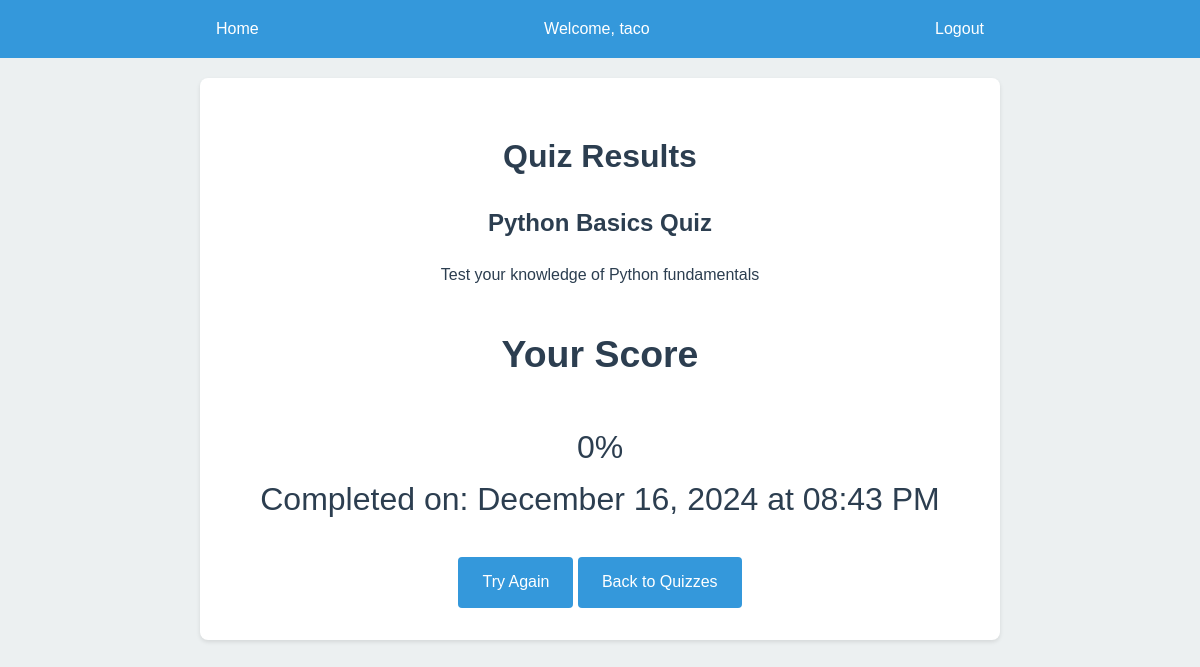
Page /results/1 (signed in) on the committed database.
### tables this page shows
CREATE TABLE quizzes (
    id INTEGER PRIMARY KEY AUTOINCREMENT,
    title TEXT NOT NULL,
    description TEXT,
    time_limit INTEGER,  -- in minutes
    created_at TIMESTAMP DEFAULT CURRENT_TIMESTAMP
);

### app.py (the view)
@app.route('/results/<int:quiz_id>')
@login_required
def results(quiz_id):
    print('results')
    conn = get_db_connection()
    quiz = Quiz.get_by_id(conn, quiz_id)
    user_id = session['user_id']
    conn.close()
    result = {
        'score': session.get('score', 0),
        'completed_at': datetime.now()
    }
    return render_template('result.html', result=result, quiz=quiz)

### app.py (called while the page is built)
def get_db_connection():
    conn = sqlite3.connect('database/quiz.db')
    conn.row_factory = sqlite3.Row  # This lets us access columns by name
    return conn

def login_required(f):
    @wraps(f)  # This preserves the original function's metadata
    def decorated_function(*args, **kwargs):
        if 'user_id' not in session:
            flash('Please log in first.', 'error')  # Show error message to user
            return redirect(url_for('login'))  # Redirect to login page
        return f(*args, **kwargs)
    return decorated_function

### models/quiz.py (called while the page is built)
    @staticmethod
    def get_by_id(conn, quiz_id):
        cursor = conn.cursor()
        cursor.execute("SELECT * FROM quizzes WHERE id = ?", (quiz_id,))
        quiz = cursor.fetchone()
        if quiz:
            cursor.execute("SELECT * FROM questions WHERE quiz_id = ?", (quiz_id,))
            quiz = dict(quiz)  # Convert to regular dictionary
            quiz['questions'] = cursor.fetchall()
            return quiz
        return None

### templates/result.html (shortened to what this page needs)
{% extends "base.html" %}
{% block content %}
    <div class="results-container">
        <h1>Quiz Results</h1>
        <div class="quiz-info">
            <h2>{{ quiz.title }}</h2>
            <p>{{ quiz.description }}</p>
        </div>
        <div class="score-display">
            <h3>Your Score</h3>
            <div class="score">{{ result.score }}%</div>
            <div class="completion-time">
                Completed on: {{ result.completed_at.strftime('%B %d, %Y at %I:%M %p') }}
            </div>
        </div>
        <div class="action-buttons">
            <a href="{{ url_for('take_quiz', quiz_id=quiz.id) }}" class="button">
                Try Again
            </a>
            <a href="{{ url_for('index') }}" class="button">
                Back to Quizzes
            </a>
        </div>
    </div>
{% endblock %}

### static/css/style.css (style rules this page uses)
:root { --primary-color: #3498db; --secondary-color: #2980b9; --error-color: #e74c3c; --success-color: #2ecc71; --text-color: #2c3e50; --background-color: #ecf0f1; --container-width: 800px; }
body { font-family: 'Arial', sans-serif; line-height: 1.6; margin: 0; padding: 0; background-color: var(--background-color); color: var(--text-color); }
.button { display: inline-block; padding: 0.8rem 1.5rem; background-color: var(--primary-color); color: white; border: none; border-radius: 4px; cursor: pointer; text-decoration: none; font-size: 1rem; }
.results-container { background: white; padding: 2rem; border-radius: 8px; box-shadow: 0 2px 4px rgba(0, 0, 0, 0.1); text-align: center; }
.score-display { font-size: 2rem; margin: 2rem 0; }

### rows in the picture
quizzes: title "Python Basics Quiz", description "Test your knowledge of Python fundamentals"

### other values in the picture
{{ session['username'] }} "taco"
{{ result.score }} "0"
{{ result.completed_at.strftime('%B %d, %Y at %I:%M %p') }} "December 16, 2024 at 08:43 PM"
